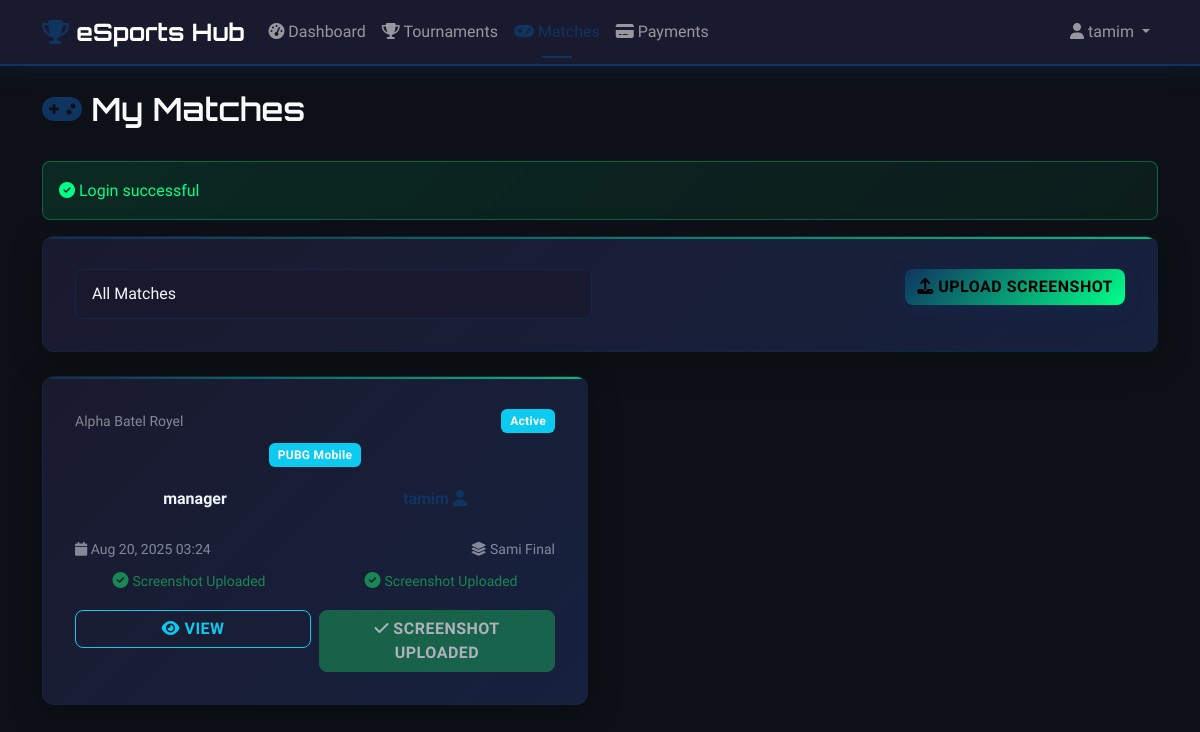
/user/matches.php (signed in), run on the app's committed database.
### tables this page shows
CREATE TABLE matches (
                    id INTEGER PRIMARY KEY AUTOINCREMENT,
                    tournament_id INTEGER NOT NULL,
                    team1_id INTEGER NOT NULL,
                    team2_id INTEGER NOT NULL,
                    team1_name VARCHAR(100),
                    team2_name VARCHAR(100),
                    status VARCHAR(20) DEFAULT 'scheduled',
                    score1 INTEGER,
                    score2 INTEGER,
                    winner_id INTEGER,
                    scheduled_at DATETIME,
                    started_at DATETIME,
                    completed_at DATETIME,
                    created_at DATETIME DEFAULT CURRENT_TIMESTAMP, scheduled_date DATETIME, updated_at TIMESTAMP DEFAULT CURRENT_TIMESTAMP, round VARCHAR(50), notes TEXT,
                    FOREIGN KEY (tournament_id) REFERENCES tournaments(id) ON DELETE CASCADE,
                    FOREIGN KEY (team1_id) REFERENCES users(id),
                    FOREIGN KEY (team2_id) REFERENCES users(id),
                    FOREIGN KEY (winner_id) REFERENCES users(id)
                );

CREATE TABLE tournaments (
                    id INTEGER PRIMARY KEY AUTOINCREMENT,
                    name VARCHAR(200) NOT NULL,
                    description TEXT,
                    game_type VARCHAR(100) NOT NULL,
                    max_teams INTEGER NOT NULL,
                    entry_fee DECIMAL(10,2) DEFAULT 0,
                    prize_pool DECIMAL(10,2) DEFAULT 0,
                    start_date DATETIME,
                    end_date DATETIME,
                    status VARCHAR(20) DEFAULT 'upcoming',
                    thumbnail VARCHAR(255),
                    created_at DATETIME DEFAULT CURRENT_TIMESTAMP,
                    updated_at DATETIME DEFAULT CURRENT_TIMESTAMP
                , winner_id INTEGER, runner_up_id INTEGER, third_place_id INTEGER, winner_prize DECIMAL(10,2) DEFAULT 0.00, runner_up_prize DECIMAL(10,2) DEFAULT 0.00, third_place_prize DECIMAL(10,2) DEFAULT 0.00);

### includes/functions.php (called while the page is built, shortened)
<?php
function getFlashMessage() {
    if (isset($_SESSION['flash_message'])) {
        $message = $_SESSION['flash_message'];
        $type = $_SESSION['flash_type'] ?? 'info';
        return ['message' => $message, 'type' => $type];
    }
    return null;
}
function formatDate($date, $format = 'M d, Y H:i') {
    return date($format, strtotime($date));
}
?>

### user/matches.php (the view, shortened to what this page needs)
<?php
require_once '../config/config.php';
$action = $_GET['action'] ?? 'list';
$success = '';
$userId = $_SESSION['user_id'];
if ($action === 'list') {
    $whereClause = 'WHERE (m.team1_id = ? OR m.team2_id = ?)';
    $params = [$userId, $userId];
    $stmt = $pdo->prepare("
        SELECT m.*, t.name as tournament_name, t.game_type,
               u1.username as team1_name, u2.username as team2_name,
               uw.username as winner_name,
               ms1.screenshot_url as team1_screenshot,
               ms2.screenshot_url as team2_screenshot
        FROM matches m
        JOIN tournaments t ON m.tournament_id = t.id
        JOIN users u1 ON m.team1_id = u1.id
        JOIN users u2 ON m.team2_id = u2.id
        LEFT JOIN users uw ON m.winner_id = uw.id
        LEFT JOIN match_screenshots ms1 ON m.id = ms1.match_id AND ms1.team_id = u1.id
        LEFT JOIN match_screenshots ms2 ON m.id = ms2.match_id AND ms2.team_id = u2.id
        $whereClause
        ORDER BY m.scheduled_date DESC, m.created_at DESC
    ");
    $stmt->execute($params);
    $matches = $stmt->fetchAll();
}
$flash = getFlashMessage();
if ($flash) {
    if ($flash['type'] === 'success') $success = $flash['message'];
    else $error = $flash['message'];
}
?>
<!DOCTYPE html>
<html lang="en">
<head>
    <link href="https://cdn.jsdelivr.net/npm/bootstrap@5.3.0/dist/css/bootstrap.min.css" rel="stylesheet">
    <link rel="stylesheet" href="https://cdnjs.cloudflare.com/ajax/libs/font-awesome/6.4.0/css/all.min.css">
    <link rel="stylesheet" href="../assets/css/style.css">
</head>
<body>
    <nav class="navbar navbar-expand-lg navbar-dark bg-primary">
        <div class="container">
            <a class="navbar-brand fw-bold" href="../index.php">
                <i class="fas fa-trophy text-accent"></i> eSports Hub
            </a>
            <div class="collapse navbar-collapse" id="navbarNav">
                <ul class="navbar-nav me-auto">
                    <li class="nav-item">
                        <a class="nav-link" href="dashboard.php">
                            <i class="fas fa-tachometer-alt"></i> Dashboard
                        </a>
                    </li>
                    <li class="nav-item">
                        <a class="nav-link" href="tournaments.php">
                            <i class="fas fa-trophy"></i> Tournaments
                        </a>
                    </li>
                    <li class="nav-item">
                        <a class="nav-link active" href="matches.php">
                            <i class="fas fa-gamepad"></i> Matches
                        </a>
                    </li>
                    <li class="nav-item">
                        <a class="nav-link" href="payments.php">
                            <i class="fas fa-credit-card"></i> Payments
                        </a>
                    </li>
                </ul>
                <ul class="navbar-nav">
                    <li class="nav-item dropdown">
                        <a class="nav-link dropdown-toggle" href="#" role="button" data-bs-toggle="dropdown">
                            <i class="fas fa-user"></i> <?= htmlspecialchars($_SESSION['username']) ?>
                        </a>
                    </li>
                </ul>
            </div>
        </div>
    </nav>
    <div class="container my-4">
        <div class="d-flex justify-content-between align-items-center mb-4">
            <h2 class="text-light">
                <i class="fas fa-gamepad text-accent"></i>
                <?= $action === 'view' ? 'Match Details' : ($action === 'upload' ? 'Upload Screenshot' : 'My Matches') ?>
            </h2>
        </div>
        <?php if ($success): ?>
            <div class="alert alert-success">
                <i class="fas fa-check-circle"></i> <?= htmlspecialchars($success) ?>
            </div>
        <?php endif; ?>
        <?php if ($action === 'list'): ?>
            <div class="gaming-card mb-4">
                <div class="row g-3">
                    <div class="col-md-6">
                        <form method="GET" class="d-flex gap-2">
                            <select class="form-control gaming-input" name="status" onchange="this.form.submit()">
                                <option value="">All Matches</option>
                            </select>
                        </form>
                    </div>
                    <div class="col-md-6 text-end">
                        <a href="upload.php" class="btn btn-accent">
                            <i class="fas fa-upload"></i> Upload Screenshot
                        </a>
                    </div>
                </div>
            </div>
            <?php if (empty($matches)): ?>
                <div class="gaming-card">
                    <div class="text-center text-light-50 py-5">
                        <i class="fas fa-gamepad fa-4x mb-3"></i>
                        <h4>No Matches Found</h4>
                        <p>You don't have any matches yet. Register for tournaments to get matched!</p>
                        <a href="tournaments.php" class="btn btn-accent">
                            <i class="fas fa-trophy"></i> Browse Tournaments
                        </a>
                    </div>
                </div>
            <?php else: ?>
                <div class="row">
                    <?php foreach ($matches as $match): ?>
                        <div class="col-lg-6 mb-4">
                            <div class="gaming-card match-card h-100">
                                <div class="match-header mb-3">
                                    <div class="d-flex justify-content-between align-items-center mb-2">
                                        <small class="text-light-50"><?= htmlspecialchars($match['tournament_name']) ?></small>
                                        <span class="badge bg-<?= $match['status'] === 'completed' ? 'success' : ($match['status'] === 'live' ? 'danger' : 'info') ?>">
                                            <?= ucfirst($match['status']) ?>
                                        </span>
                                    </div>
                                    <div class="text-center">
                                        <span class="badge bg-info"><?= htmlspecialchars($match['game_type']) ?></span>
                                    </div>
                                </div>
                                <div class="match-teams mb-3">
                                    <div class="d-flex align-items-center justify-content-between">
                                        <div class="team-info text-center">
                                            <div class="team-name <?= $match['team1_id'] == $userId ? 'text-accent fw-bold' : '' ?>">
                                                <?= htmlspecialchars($match['team1_name']) ?>
                                            </div>
                                        </div>
                                        <div class="team-info text-center">
                                            <div class="team-name <?= $match['team2_id'] == $userId ? 'text-accent fw-bold' : '' ?>">
                                                <?php if ($match['team2_id'] == $userId): ?>
                                                    <i class="fas fa-user text-accent"></i>
                                                <?php endif; ?>
                                            </div>
                                        </div>
                                    </div>
                                </div>
                                <div class="match-details mb-3">
                                    <?php if ($match['scheduled_date']): ?>
                                        <div class="d-flex justify-content-between text-light-50 small mb-2">
                                            <span><i class="fas fa-calendar"></i> <?= formatDate($match['scheduled_date']) ?></span>
                                            <?php if ($match['round']): ?>
                                                <span><i class="fas fa-layer-group"></i> <?= htmlspecialchars($match['round']) ?></span>
                                            <?php endif; ?>
                                        </div>
                                    <?php endif; ?>
                                    <div class="screenshot-status">
                                        <div class="row">
                                            <div class="col-6 text-center">
                                                <?php if ($match['team1_screenshot']): ?>
                                                    <i class="fas fa-check-circle text-success"></i>
                                                    <small class="text-success">Screenshot Uploaded</small>
                                                <?php elseif ($match['team1_id'] == $userId && $match['status'] !== 'scheduled'): ?>
                                                    <i class="fas fa-exclamation-triangle text-warning"></i>
                                                    <small class="text-warning">Upload Required</small>
                                                <?php else: ?>
                                                    <i class="fas fa-clock text-light-50"></i>
                                                    <small class="text-light-50">Waiting</small>
                                                <?php endif; ?>
                                            </div>
                                            <div class="col-6 text-center">
                                                <?php if ($match['team2_screenshot']): ?>
                                                    <i class="fas fa-check-circle text-success"></i>
                                                    <small class="text-success">Screenshot Uploaded</small>
                                                <?php elseif ($match['team2_id'] == $userId && $match['status'] !== 'scheduled'): ?>
                                                    <i class="fas fa-exclamation-triangle text-warning"></i>
                                                    <small class="text-warning">Upload Required</small>
                                                <?php else: ?>
                                                    <i class="fas fa-clock text-light-50"></i>
                                                    <small class="text-light-50">Waiting</small>
                                                <?php endif; ?>
                                            </div>
                                        </div>
                                    </div>
                                </div>
                                <div class="match-actions mt-auto">
                                    <div class="row g-2">
                                        <div class="col">
                                            <a href="?action=view&id=<?= $match['id'] ?>" class="btn btn-outline-info w-100">
                                                <i class="fas fa-eye"></i> View
                                            </a>
                                        </div>
                                        <?php if ($match['status'] !== 'scheduled' && $match['status'] !== 'completed'): ?>
                                            <?php
                                            $userScreenshot = ($match['team1_id'] == $userId) ? $match['team1_screenshot'] : $match['team2_screenshot'];
                                            if (!$userScreenshot): ?>
                                                <div class="col">
                                                    <button class="btn btn-warning w-100" type="button" data-bs-toggle="collapse"
                                                            data-bs-target="#uploadForm<?= $match['id'] ?>" aria-expanded="false">
                                                        <i class="fas fa-upload"></i> Upload Screenshot
                                                    </button>
                                                </div>
                                            <?php else: ?>
                                                <div class="col">
                                                    <button class="btn btn-success w-100" disabled>
                                                        <i class="fas fa-check"></i> Screenshot Uploaded
                                                    </button>
                                                </div>
                                            <?php endif; ?>
                                        <?php endif; ?>
                                    </div>
                                </div>
                            </div>
                        </div>
                    <?php endforeach; ?>
                </div>
            <?php endif; ?>
        <?php endif; ?>
    </div>
</body>
</html>

### data on the page
matches: tournament.name "Alpha Batel Royel", status "Active", tournament.game_type "PUBG Mobile", team1_name "manager", scheduled_date "Aug 20, 2025 03:24", round "Sami Final", shows "SCREENSHOT UPLOADED"

### other printed values
$_SESSION['username'] "tamim"
$success "Login successful"
